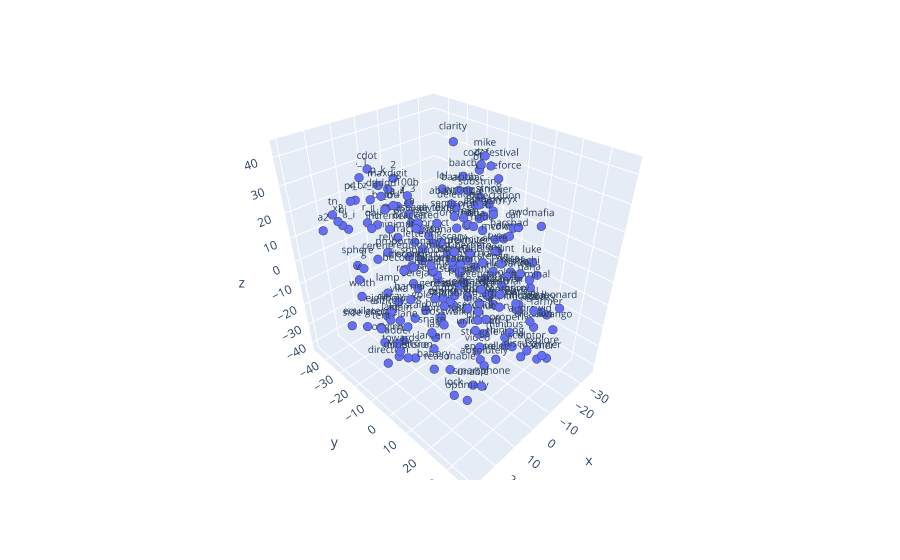

The notebook cell saved with this chart:
### Code cell
from sklearn.manifold import TSNE
import numpy as np
import plotly.express as px

# Perform t-SNE to reduce the dimensionality of the word vectors to 3D
# This is useful to visualize the word vectors in 3D space
tsne = TSNE(n_components=3, n_iter=2000)
tsne_embedding = tsne.fit_transform(word_vectors)

# Extract x, y, z coordinates from the t-SNE embedding
x, y, z = np.transpose(tsne_embedding)

# Plot the 3D scatter plot using Plotly
fig = px.scatter_3d(x=x[:200],y=y[:200],z=z[:200],text=sample[:200])
fig.update_traces(marker=dict(size=3,line=dict(width=2)),textfont_size=10)
fig.show()

### Figure 1 — Plotly figure (JSON) as saved in the notebook; plotly's stock layout.template omitted (floating-point values rounded to 4 significant figures; data arrays with more than 128 entries replaced by an {"elided": "..."} marker saying what was removed)
{"data": [{"hovertemplate": "x=%{x}<br>y=%{y}<br>z=%{z}<br>text=%{text}<extra></extra>", "legendgroup": "", "marker": {"color": "#636efa", "line": {"width": 2}, "size": 3, "symbol": "circle"}, "mode": "markers+text", "name": "", "scene": "scene", "showlegend": false, "text": {"elided": "200 str values"}, "textfont": {"size": 10}, "type": "scatter3d", "x": {"elided": "200 float values"}, "y": {"elided": "200 float values"}, "z": {"elided": "200 float values"}}], "layout": {"legend": {"tracegroupgap": 0}, "margin": {"t": 60}, "scene": {"domain": {"x": [0, 1], "y": [0, 1]}, "xaxis": {"title": {"text": "x"}}, "yaxis": {"title": {"text": "y"}}, "zaxis": {"title": {"text": "z"}}}}}
